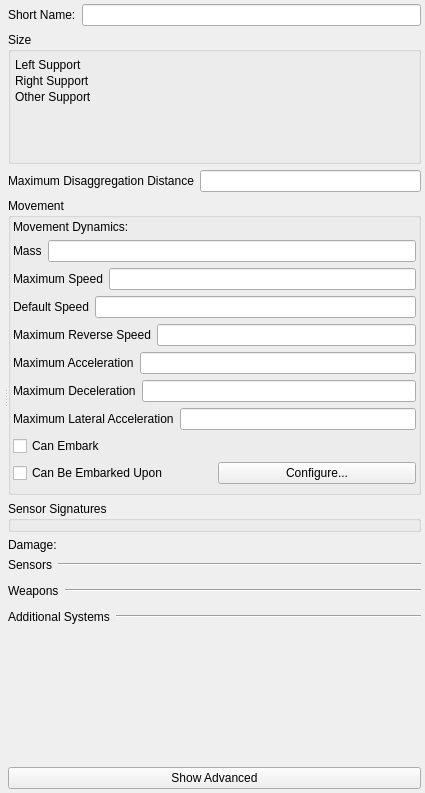
<?xml version="1.0" encoding="UTF-8"?>
<ui version="4.0">
 <class>Form</class>
 <widget class="QWidget" name="Form">
  <property name="geometry">
   <rect>
    <x>0</x>
    <y>0</y>
    <width>425</width>
    <height>793</height>
   </rect>
  </property>
  <property name="windowTitle">
   <string>Form</string>
  </property>
  <layout class="QVBoxLayout" name="verticalLayout_9">
   <property name="margin">
    <number>4</number>
   </property>
   <item>
    <widget class="QSplitter" name="splitter">
     <property name="orientation">
      <enum>Qt::Horizontal</enum>
     </property>
     <widget class="QWidget" name="layoutWidget">
      <layout class="QVBoxLayout" name="verticalLayout_8">
       <property name="margin">
        <number>0</number>
       </property>
       <item>
        <widget class="QWidget" name="myGeneralCanvas" native="true">
         <property name="sizePolicy">
          <sizepolicy hsizetype="MinimumExpanding" vsizetype="Fixed">
           <horstretch>0</horstretch>
           <verstretch>0</verstretch>
          </sizepolicy>
         </property>
         <property name="element_type" stdset="0">
          <string>general_canvas</string>
         </property>
        </widget>
       </item>
       <item>
        <widget class="QWidget" name="myDisplayWidget" native="true">
         <property name="element_type" stdset="0">
          <string>display_widget_canvas</string>
         </property>
        </widget>
       </item>
      </layout>
     </widget>
     <widget class="QWidget" name="layoutWidget">
      <layout class="QVBoxLayout" name="verticalLayout_7">
       <item>
        <layout class="QHBoxLayout" name="horizontalLayout">
         <item>
          <widget class="QLabel" name="short_name_label">
           <property name="text">
            <string>Short Name:</string>
           </property>
          </widget>
         </item>
         <item>
          <widget class="QLineEdit" name="short_name"/>
         </item>
        </layout>
       </item>
       <item>
        <widget class="QGroupBox" name="support_points">
         <property name="title">
          <string>Size</string>
         </property>
         <layout class="QGridLayout" name="gridLayout">
          <property name="margin">
           <number>4</number>
          </property>
          <property name="spacing">
           <number>2</number>
          </property>
          <item row="1" column="0">
           <widget class="QLabel" name="left_support_label">
            <property name="sizePolicy">
             <sizepolicy hsizetype="Minimum" vsizetype="Minimum">
              <horstretch>0</horstretch>
              <verstretch>0</verstretch>
             </sizepolicy>
            </property>
            <property name="text">
             <string>Left Support</string>
            </property>
           </widget>
          </item>
          <item row="1" column="2">
           <widget class="QWidget" name="left_support" native="true">
            <property name="sizePolicy">
             <sizepolicy hsizetype="MinimumExpanding" vsizetype="Minimum">
              <horstretch>0</horstretch>
              <verstretch>0</verstretch>
             </sizepolicy>
            </property>
            <property name="element_type" stdset="0">
             <string>vector-parameter-data</string>
            </property>
            <property name="single_row" stdset="0">
             <bool>true</bool>
            </property>
            <property name="default_value" stdset="0">
             <string>1,-1,0</string>
            </property>
           </widget>
          </item>
          <item row="2" column="0">
           <widget class="QLabel" name="right_support_label">
            <property name="sizePolicy">
             <sizepolicy hsizetype="Minimum" vsizetype="Minimum">
              <horstretch>0</horstretch>
              <verstretch>0</verstretch>
             </sizepolicy>
            </property>
            <property name="text">
             <string>Right Support</string>
            </property>
           </widget>
          </item>
          <item row="2" column="2">
           <widget class="QWidget" name="right_support" native="true">
            <property name="sizePolicy">
             <sizepolicy hsizetype="MinimumExpanding" vsizetype="Minimum">
              <horstretch>0</horstretch>
              <verstretch>0</verstretch>
             </sizepolicy>
            </property>
            <property name="element_type" stdset="0">
             <string>vector-parameter-data</string>
            </property>
            <property name="single_row" stdset="0">
             <bool>true</bool>
            </property>
            <property name="default_value" stdset="0">
             <string>1,1,0</string>
            </property>
           </widget>
          </item>
          <item row="3" column="0">
           <widget class="QLabel" name="other_support_label">
            <property name="sizePolicy">
             <sizepolicy hsizetype="Minimum" vsizetype="Minimum">
              <horstretch>0</horstretch>
              <verstretch>0</verstretch>
             </sizepolicy>
            </property>
            <property name="text">
             <string>Other Support</string>
            </property>
           </widget>
          </item>
          <item row="3" column="2">
           <widget class="QWidget" name="other_support" native="true">
            <property name="sizePolicy">
             <sizepolicy hsizetype="MinimumExpanding" vsizetype="Minimum">
              <horstretch>0</horstretch>
              <verstretch>0</verstretch>
             </sizepolicy>
            </property>
            <property name="element_type" stdset="0">
             <string>vector-parameter-data</string>
            </property>
            <property name="single_row" stdset="0">
             <bool>true</bool>
            </property>
            <property name="default_value" stdset="0">
             <string>-1,0,0</string>
            </property>
           </widget>
          </item>
          <item row="0" column="0" colspan="3">
           <widget class="QWidget" name="bounding_volume" native="true">
            <property name="minimumSize">
             <size>
              <width>0</width>
              <height>0</height>
             </size>
            </property>
           </widget>
          </item>
          <item row="4" column="0" colspan="3">
           <widget class="QWidget" name="bv_and_sv_calcs" native="true">
            <property name="sizePolicy">
             <sizepolicy hsizetype="MinimumExpanding" vsizetype="MinimumExpanding">
              <horstretch>0</horstretch>
              <verstretch>0</verstretch>
             </sizepolicy>
            </property>
            <property name="minimumSize">
             <size>
              <width>0</width>
              <height>0</height>
             </size>
            </property>
            <property name="calculate_bounding_volume" stdset="0">
             <bool>true</bool>
            </property>
            <property name="calculate_support_points" stdset="0">
             <bool>true</bool>
            </property>
            <property name="element_type" stdset="0">
             <string>bv_sp_calc_widget</string>
            </property>
           </widget>
          </item>
         </layout>
        </widget>
       </item>
       <item>
        <layout class="QHBoxLayout" name="horizontalLayout_2">
         <item>
          <widget class="QLabel" name="disaggregation_range_label">
           <property name="text">
            <string>Maximum Disaggregation Distance</string>
           </property>
          </widget>
         </item>
         <item>
          <widget class="QLineEdit" name="disaggregation_range">
           <property name="display-units" stdset="0">
            <string>meters</string>
           </property>
           <property name="source-units" stdset="0">
            <string>meters</string>
           </property>
           <property name="hide_by_default" stdset="0">
            <bool>true</bool>
           </property>
          </widget>
         </item>
        </layout>
       </item>
       <item>
        <widget class="QGroupBox" name="movementGroupBox">
         <property name="title">
          <string>Movement</string>
         </property>
         <layout class="QVBoxLayout" name="verticalLayout">
          <property name="margin">
           <number>2</number>
          </property>
          <item>
           <layout class="QHBoxLayout" name="horizontalLayout_7">
            <item>
             <widget class="QLabel" name="movement_system_label">
              <property name="text">
               <string>Movement Dynamics:</string>
              </property>
             </widget>
            </item>
            <item>
             <widget class="QWidget" name="movement_system" native="true">
              <property name="category" stdset="0">
               <string>movement</string>
              </property>
              <property name="none-selected-text" stdset="0">
               <string>Immobile</string>
              </property>
              <property name="element_type" stdset="0">
               <string>single_system_selector</string>
              </property>
             </widget>
            </item>
           </layout>
          </item>
          <item>
           <layout class="QHBoxLayout" name="horizontalLayout_3">
            <item>
             <widget class="QLabel" name="mass_label">
              <property name="text">
               <string>Mass</string>
              </property>
             </widget>
            </item>
            <item>
             <widget class="QLineEdit" name="mass">
              <property name="source-units" stdset="0">
               <string>kilograms</string>
              </property>
              <property name="display-units" stdset="0">
               <string>kilograms</string>
              </property>
             </widget>
            </item>
           </layout>
          </item>
          <item>
           <layout class="QHBoxLayout" name="horizontalLayout_4">
            <item>
             <widget class="QLabel" name="max_speed_label">
              <property name="text">
               <string>Maximum Speed</string>
              </property>
             </widget>
            </item>
            <item>
             <widget class="QLineEdit" name="max_speed">
              <property name="source-units" stdset="0">
               <string>meters-per-second</string>
              </property>
              <property name="display-units" stdset="0">
               <string>kilometers-per-hour</string>
              </property>
             </widget>
            </item>
           </layout>
          </item>
          <item>
           <layout class="QHBoxLayout" name="horizontalLayout_14">
            <item>
             <widget class="QLabel" name="ordered_speed_label">
              <property name="text">
               <string>Default Speed</string>
              </property>
             </widget>
            </item>
            <item>
             <widget class="QLineEdit" name="ordered_speed">
              <property name="source-units" stdset="0">
               <string>meters-per-second</string>
              </property>
              <property name="display-units" stdset="0">
               <string>kilometers-per-hour</string>
              </property>
             </widget>
            </item>
           </layout>
          </item>
          <item>
           <layout class="QHBoxLayout" name="horizontalLayout_14">
            <item>
             <widget class="QLabel" name="max_reverse_speed_label">
              <property name="text">
               <string>Maximum Reverse Speed</string>
              </property>
             </widget>
            </item>
            <item>
             <widget class="QLineEdit" name="max_reverse_speed">
              <property name="source-units" stdset="0">
               <string>meters-per-second</string>
              </property>
              <property name="display-units" stdset="0">
               <string>kilometers-per-hour</string>
              </property>
             </widget>
            </item>
           </layout>
          </item>
          <item>
           <layout class="QHBoxLayout" name="horizontalLayout_15">
            <item>
             <widget class="QLabel" name="max_acceleration_label">
              <property name="text">
               <string>Maximum Acceleration</string>
              </property>
             </widget>
            </item>
            <item>
             <widget class="QLineEdit" name="max_acceleration">
              <property name="source-units" stdset="0">
               <string>meters-per-second2</string>
              </property>
              <property name="display-units" stdset="0">
               <string>meters-per-second2</string>
              </property>
             </widget>
            </item>
           </layout>
          </item>
          <item>
           <layout class="QHBoxLayout" name="horizontalLayout_16">
            <item>
             <widget class="QLabel" name="max_deceleration_label">
              <property name="text">
               <string>Maximum Deceleration</string>
              </property>
             </widget>
            </item>
            <item>
             <widget class="QLineEdit" name="max_deceleration">
              <property name="source-units" stdset="0">
               <string>meters-per-second2</string>
              </property>
              <property name="display-units" stdset="0">
               <string>meters-per-second2</string>
              </property>
             </widget>
            </item>
           </layout>
          </item>
          <item>
           <layout class="QHBoxLayout" name="horizontalLayout_6">
            <item>
             <widget class="QLabel" name="max_lateral_acceleration_label">
              <property name="text">
               <string>Maximum Lateral Acceleration</string>
              </property>
             </widget>
            </item>
            <item>
             <widget class="QLineEdit" name="max_lateral_acceleration"/>
            </item>
           </layout>
          </item>
          <item>
           <widget class="QCheckBox" name="can_embark">
            <property name="text">
             <string>Can Embark</string>
            </property>
            <property name="element_type" stdset="0">
             <string>DtRwBoolean</string>
            </property>
           </widget>
          </item>
          <item>
           <layout class="QHBoxLayout" name="horizontalLayout_12">
            <item>
             <widget class="QCheckBox" name="can_be_embarked_upon">
              <property name="text">
               <string>Can Be Embarked Upon</string>
              </property>
              <property name="element_type" stdset="0">
               <string>DtRwBoolean</string>
              </property>
             </widget>
            </item>
            <item>
             <widget class="QPushButton" name="configure_embarkation">
              <property name="text">
               <string>Configure...</string>
              </property>
              <property name="enable_if_checked" stdset="0">
               <string>can_be_embarked_upon</string>
              </property>
              <property name="slot" stdset="0">
               <string>change_embarkation</string>
              </property>
              <property name="element_type" stdset="0">
               <string>push_button</string>
              </property>
              <property name="disable_if_multiple_selection" stdset="0">
               <bool>true</bool>
              </property>
             </widget>
            </item>
           </layout>
          </item>
          <item>
           <layout class="QVBoxLayout" name="verticalLayout_10">
            <item>
             <widget class="QWidget" name="object_geometry_filename" native="true">
              <property name="element_type" stdset="0">
               <string>object-geometry</string>
              </property>
             </widget>
            </item>
           </layout>
          </item>
         </layout>
        </widget>
       </item>
       <item>
        <widget class="QGroupBox" name="sensorSignaturesGroupBox">
         <property name="title">
          <string>Sensor Signatures</string>
         </property>
         <layout class="QVBoxLayout" name="verticalLayout_3">
          <property name="spacing">
           <number>2</number>
          </property>
          <property name="margin">
           <number>2</number>
          </property>
          <item>
           <widget class="QWidget" name="sensor_signatures" native="true">
            <property name="default-signatures" stdset="0">
             <string>visual-signature=3.0;radar-signature=10.0;infrared-signature=4.0;passive-sonar-signature:Passive Sonar=4.0;active-sonar-signature:Active Sonar=4.0</string>
            </property>
           </widget>
          </item>
         </layout>
        </widget>
       </item>
       <item>
        <layout class="QHBoxLayout" name="horizontalLayout_8">
         <item>
          <widget class="QLabel" name="damage_system_label">
           <property name="text">
            <string>Damage:</string>
           </property>
          </widget>
         </item>
         <item>
          <widget class="QWidget" name="damage_system" native="true">
           <property name="category" stdset="0">
            <string>damage</string>
           </property>
           <property name="none-selected-text" stdset="0">
            <string>Undamagable</string>
           </property>
           <property name="element_type" stdset="0">
            <string>single_system_selector</string>
           </property>
          </widget>
         </item>
        </layout>
       </item>
       <item>
        <layout class="QVBoxLayout" name="verticalLayout_4">
         <item>
          <layout class="QHBoxLayout" name="horizontalLayout_9">
           <item>
            <widget class="QLabel" name="sensor_system_selector_label">
             <property name="sizePolicy">
              <sizepolicy hsizetype="Fixed" vsizetype="Fixed">
               <horstretch>0</horstretch>
               <verstretch>0</verstretch>
              </sizepolicy>
             </property>
             <property name="text">
              <string>Sensors</string>
             </property>
            </widget>
           </item>
           <item>
            <widget class="Line" name="line">
             <property name="orientation">
              <enum>Qt::Horizontal</enum>
             </property>
            </widget>
           </item>
          </layout>
         </item>
         <item>
          <widget class="QWidget" name="sensor_system_selector" native="true">
           <property name="category" stdset="0">
            <string>sensor</string>
           </property>
           <property name="element_type" stdset="0">
            <string>multi_system_selector</string>
           </property>
          </widget>
         </item>
        </layout>
       </item>
       <item>
        <layout class="QVBoxLayout" name="verticalLayout_5">
         <item>
          <layout class="QHBoxLayout" name="horizontalLayout_10">
           <item>
            <widget class="QLabel" name="weapon_system_selector_label">
             <property name="sizePolicy">
              <sizepolicy hsizetype="Fixed" vsizetype="Fixed">
               <horstretch>0</horstretch>
               <verstretch>0</verstretch>
              </sizepolicy>
             </property>
             <property name="text">
              <string>Weapons</string>
             </property>
            </widget>
           </item>
           <item>
            <widget class="Line" name="line_2">
             <property name="orientation">
              <enum>Qt::Horizontal</enum>
             </property>
            </widget>
           </item>
          </layout>
         </item>
         <item>
          <widget class="QWidget" name="weapon_system_selector" native="true">
           <property name="category" stdset="0">
            <string>weapon</string>
           </property>
           <property name="element_type" stdset="0">
            <string>multi_system_selector</string>
           </property>
          </widget>
         </item>
        </layout>
       </item>
       <item>
        <layout class="QVBoxLayout" name="verticalLayout_6">
         <item>
          <layout class="QHBoxLayout" name="horizontalLayout_11">
           <item>
            <widget class="QLabel" name="other_system_selector_label">
             <property name="sizePolicy">
              <sizepolicy hsizetype="Fixed" vsizetype="Fixed">
               <horstretch>0</horstretch>
               <verstretch>0</verstretch>
              </sizepolicy>
             </property>
             <property name="text">
              <string>Additional Systems</string>
             </property>
            </widget>
           </item>
           <item>
            <widget class="Line" name="line_3">
             <property name="orientation">
              <enum>Qt::Horizontal</enum>
             </property>
            </widget>
           </item>
          </layout>
         </item>
         <item>
          <widget class="QWidget" name="other_system_selector" native="true">
           <property name="category" stdset="0">
            <string>other</string>
           </property>
           <property name="element_type" stdset="0">
            <string>multi_system_selector</string>
           </property>
          </widget>
         </item>
        </layout>
       </item>
       <item>
        <spacer name="verticalSpacer">
         <property name="orientation">
          <enum>Qt::Vertical</enum>
         </property>
         <property name="sizeHint" stdset="0">
          <size>
           <width>20</width>
           <height>18</height>
          </size>
         </property>
        </spacer>
       </item>
       <item>
        <widget class="QPushButton" name="myShowAdvanced">
         <property name="text">
          <string>Show Advanced</string>
         </property>
         <property name="checkable">
          <bool>true</bool>
         </property>
         <property name="signal_slot" stdset="0">
          <string>toggled(bool);this;showHiddenControls(bool)</string>
         </property>
        </widget>
       </item>
      </layout>
     </widget>
    </widget>
   </item>
  </layout>
 </widget>
 <resources/>
 <connections/>
</ui>
